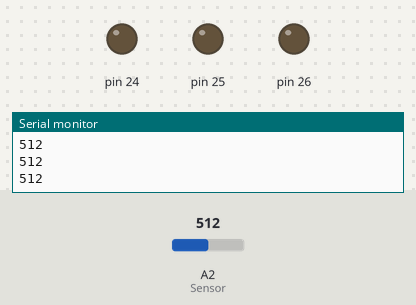
Bench run of a sketch on a simulated Arduino Mega 2560, built with avr-gcc and run on an emulated ATmega2560. Shown: output pins drawn as LEDs (lit = HIGH), the last lines printed to the serial monitor. The inputs (shaded band) are chosen by the test bench; at power-on: A2 (Sensor) = 512.

Above: at 1.2 s.
1.3 s: A2 (Sensor) set to 584
2.8 s: A2 (Sensor) set to 619
At 3.5 s:
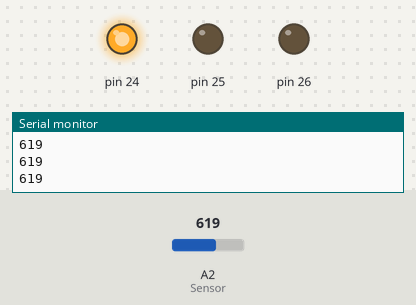
4.4 s: A2 (Sensor) set to 690
5.9 s: A2 (Sensor) set to 715
At 7.2 s:
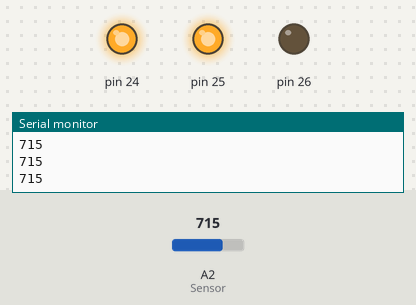
7.5 s: A2 (Sensor) set to 790
9.0 s: A2 (Sensor) set to 809
At 10.1 s:
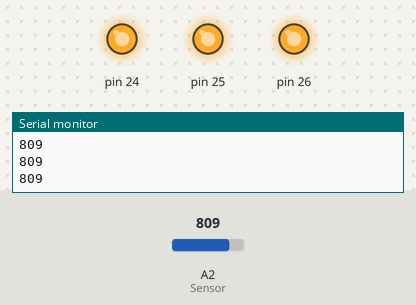
Timing chart, 0 to 11.6 s (numbered marks = the images above; inputs shaded):
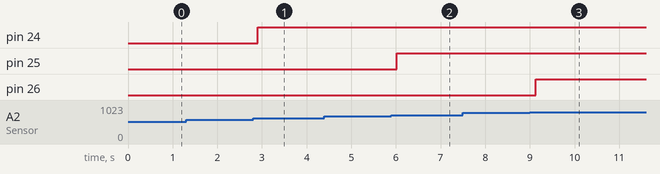

The sketch:

SOUND_CH1.ino
```cpp
int Sensor = A2;

void setup() {
  Serial.begin(9600);
  pinMode(Sensor,INPUT);
  pinMode(24,OUTPUT);
  pinMode(25,OUTPUT);
  pinMode(26,OUTPUT);
}

void loop() {
  int Sound = analogRead(Sensor);
  delay(100);
  Serial.println(Sound);


  if(Sound > 600){
    digitalWrite(24,HIGH);
  }
  if(Sound > 700){
    digitalWrite(25,HIGH);
  }
  if(Sound > 800){
    digitalWrite(26,HIGH);
 }
}
```

Measured:
- the behaviour switches between 600 and 601 on A2 (Sensor) (found by bisection; images 0 and 1)
- the behaviour switches between 700 and 701 on A2 (Sensor) (found by bisection; images 1 and 2)
- the behaviour switches between 800 and 801 on A2 (Sensor) (found by bisection; images 2 and 3)
- after the input at 2.8 s, pin 24: LOW → HIGH after 0.11 s
- after the input at 5.9 s, pin 25: LOW → HIGH after 0.12 s
- after the input at 9.0 s, pin 26: LOW → HIGH after 0.13 s
